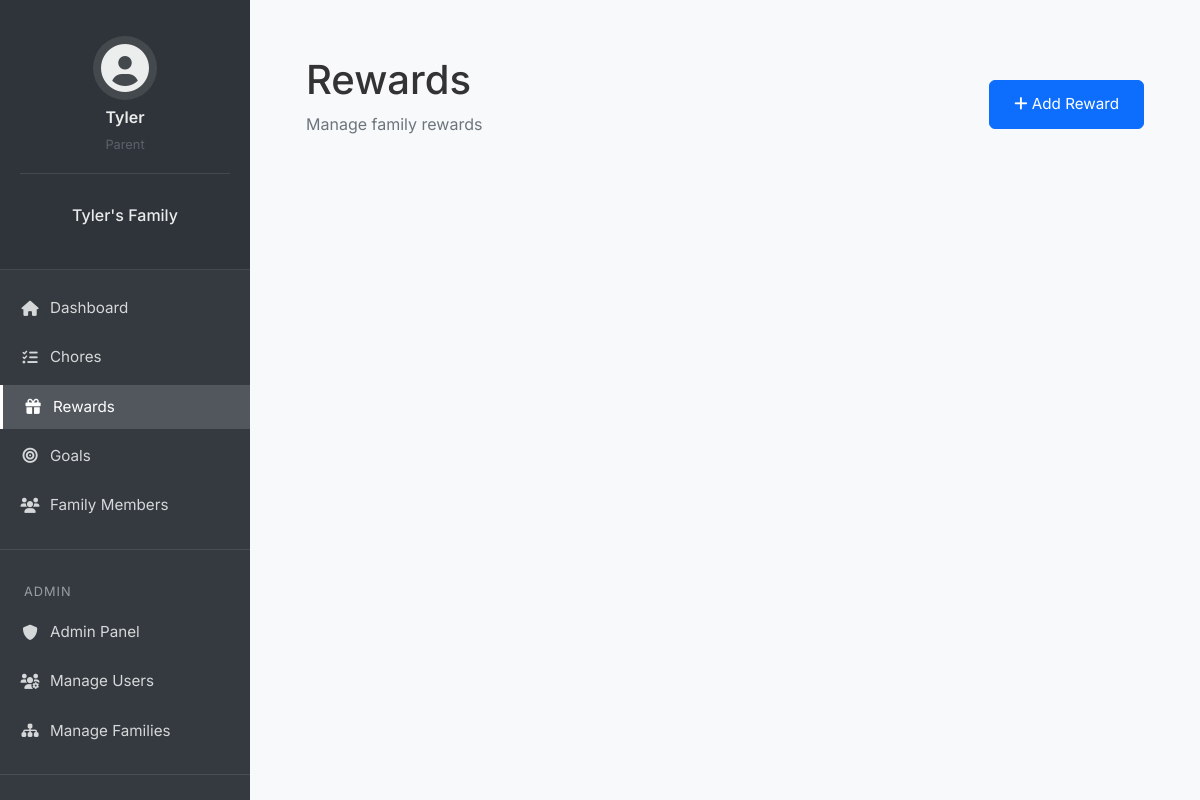
The app's page /rewards/ (signed in), older data.
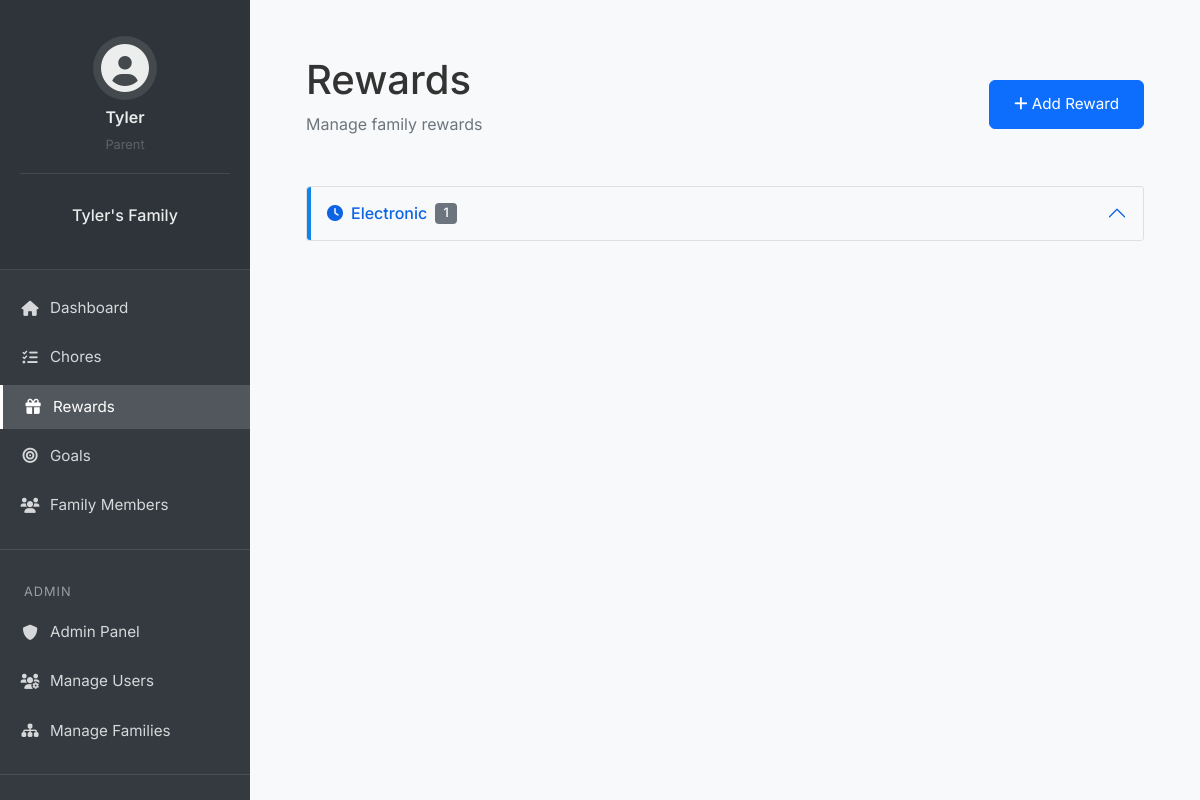
The same page, newer data.
### app/models/user.py (models this page shows)
class RewardCategory(db.Model):
    id = db.Column(db.Integer, primary_key=True)
    name = db.Column(db.String(50), nullable=False)
    color = db.Column(db.String(7), default="#6c757d")  # Hex color code
    icon = db.Column(db.String(50))  # FontAwesome icon name
    created_at = db.Column(db.DateTime, default=datetime.utcnow)
    family_id = db.Column(db.Integer, db.ForeignKey('family.id'), nullable=False)
    created_by_id = db.Column(db.Integer, db.ForeignKey('user.id'), nullable=False)
    rewards = db.relationship('Reward', backref='category', lazy='dynamic')
    created_by = db.relationship('User', foreign_keys=[created_by_id])

### app/controllers/rewards.py (the view, shortened to what this page needs)
@rewards_bp.route('/')
@login_required
def list_rewards():
    if current_user.is_parent:
        rewards = Reward.query.filter_by(family_id=current_user.family_id).all()
        pending_redemptions = RewardRedemption.query.filter_by(
            status='pending'
        ).join(Reward).filter(
            Reward.family_id == current_user.family_id
        ).all()
    categories = RewardCategory.query.filter_by(
        family_id=current_user.family_id
    ).order_by(RewardCategory.name).all()
    return render_template('rewards/list.html',
                         rewards=rewards,
                         pending_redemptions=pending_redemptions,
                         categories=categories,
                         user_coins=current_user.coins)

### app/__init__.py (called while the page is built)
@login_manager.user_loader
def load_user(id):
    from app.models.user import User
    return User.query.get(int(id))

### app/templates/rewards/list.html (shortened to what this page needs)
{% extends "base.html" %}
{% block authenticated_content %}
<div class="content-container">
    <div class="page-header d-flex justify-content-between align-items-center">
        <div>
            <h1>Rewards</h1>
            {% if current_user.is_parent %}
                <p class="text-muted">Manage family rewards</p>
            {% else %}
                <p class="text-muted">Your Coins: {{ user_coins }}</p>
            {% endif %}
        </div>
        {% if current_user.is_parent %}
        <button class="btn btn-primary" data-bs-toggle="modal" data-bs-target="#addRewardModal">
            <i class="fas fa-plus"></i> Add Reward
        </button>
        {% endif %}
    </div>
    <div class="accordion" id="rewardsAccordion">
        {% for category in categories %}
        {% set category_rewards = rewards|selectattr('category_id', 'equalto', category.id)|list %}
        {% if category_rewards %}
        <div class="accordion-item mb-3">
            <h2 class="accordion-header" id="heading{{ category.id }}">
                <button class="accordion-button" type="button"
                        data-bs-toggle="collapse"
                        data-bs-target="#collapse{{ category.id }}"
                        style="border-left: 4px solid {{ category.color }}">
                    <i class="fas {{ category.icon }} me-2"></i>
                    {{ category.name }}
                    <span class="badge bg-secondary ms-2">{{ category_rewards|length }}</span>
                </button>
            </h2>
        </div>
        {% endif %}
        {% endfor %}
        {% set uncategorized_rewards = rewards|selectattr('category_id', 'none')|list %}
    </div>
</div>
{% endblock %}

Row changes from the older to the newer data that the page shows:
added RewardCategory: name "Electronic", category_rewards "1"
